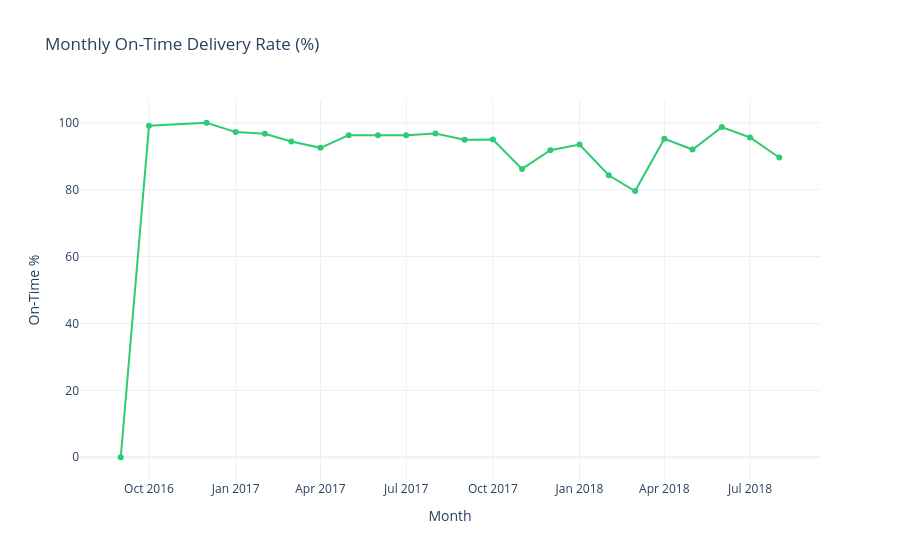

Write notebook code for a chart like this one.
### Code cell
# Chart 3 — Monthly On-Time % trend
monthly = df.groupby('year_month').agg(
    on_time=('on_time_deliveries', 'sum'),
    late=('late_deliveries', 'sum')
).reset_index()
monthly['on_time_pct'] = (monthly['on_time'] / (monthly['on_time'] + monthly['late']) * 100).round(1)

fig3 = px.line(
    monthly, x='year_month', y='on_time_pct',
    title='Monthly On-Time Delivery Rate (%)',
    labels={'year_month': 'Month', 'on_time_pct': 'On-Time %'},
    markers=True,
    color_discrete_sequence=['#2ecc71']
)
fig3.update_layout(template='plotly_white', hovermode='x unified')
fig3.show()
with open(os.path.join(OUT, 'delivery_monthly_trend.json'), 'w') as f:
    f.write(fig3.to_json())
print('Exported delivery_monthly_trend.json')

### Figure 1 — Plotly figure (JSON) as saved in the notebook; plotly's stock layout.template omitted (floating-point values rounded to 4 significant figures)
{"data": [{"hovertemplate": "Month=%{x}<br>On-Time %=%{y}<extra></extra>", "legendgroup": "", "line": {"color": "#2ecc71", "dash": "solid"}, "marker": {"symbol": "circle"}, "mode": "lines+markers", "name": "", "orientation": "v", "showlegend": false, "type": "scatter", "x": ["2016-09", "2016-10", "2016-12", "2017-01", "2017-02", "2017-03", "2017-04", "2017-05", "2017-06", "2017-07", "2017-08", "2017-09", "2017-10", "2017-11", "2017-12", "2018-01", "2018-02", "2018-03", "2018-04", "2018-05", "2018-06", "2018-07", "2018-08"], "xaxis": "x", "y": [0.0, 99.1, 100.0, 97.2, 96.7, 94.4, 92.5, 96.3, 96.3, 96.3, 96.8, 94.9, 95.0, 86.2, 91.8, 93.5, 84.3, 79.6, 95.2, 92.0, 98.7, 95.6, 89.6], "yaxis": "y"}], "layout": {"hovermode": "x unified", "legend": {"tracegroupgap": 0}, "title": {"text": "Monthly On-Time Delivery Rate (%)"}, "xaxis": {"anchor": "y", "domain": [0, 1], "title": {"text": "Month"}}, "yaxis": {"anchor": "x", "domain": [0, 1], "title": {"text": "On-Time %"}}}}
